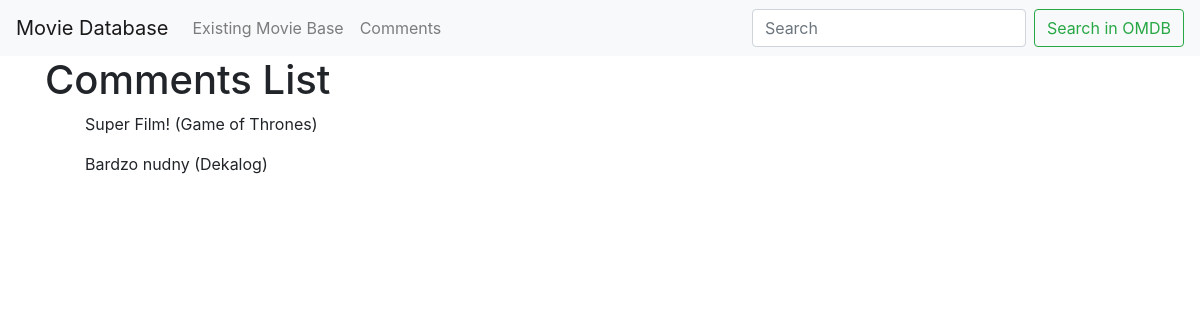
Page /allcomments/ on the earlier database version.
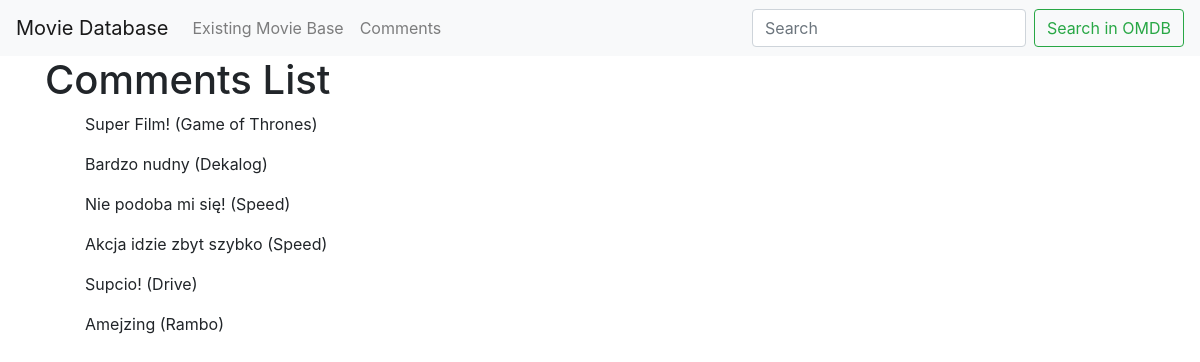
Same page on the later database version.
### movieapp/models.py (models this page shows, shortened)
class Comment(models.Model):
	body = models.TextField(max_length=200)
	movie = models.ForeignKey(Movie, related_name='comments', on_delete=models.CASCADE, null=True, blank=True)

class Movie(models.Model):
	title = models.CharField(max_length=50)
	data = JSONField(null=True)
	class Meta:
		ordering = ('title',)
	def __str__(self):
		return self.title

### movieapp/views.py (the view)
# urls.py: url(r'^allcomments/', views.allcomments, name='comment_list'),
def allcomments(request):
	comment_list = Comment.objects.all()
	return render(request, 'comment_list.html', {'comment_list': comment_list})

### movieapp/templates/comment_list.html
{% extends "base.html" %}
{% load static from staticfiles %}
{% block content %}
	<div class="container">
    <h1>Comments List</h1>
    {% if comment_list %}
    <ul>
      {% for comment in comment_list %}
        <p>{{ comment.body }} ({{ comment.movie }})</p>
      {% endfor %}
    </ul>
    {% else %}
      <p>There are no movies in the database.</p>
    {% endif %}
</div>
{% endblock %}

### movieapp/templates/base.html (shortened to what this page needs)
{% load static from staticfiles %}
<html lang="en">
<head>
    <link rel="stylesheet" href="https://maxcdn.bootstrapcdn.com/bootstrap/4.0.0/css/bootstrap.min.css">
</head>
<body>
  <nav class="navbar navbar-expand-lg navbar-light bg-light">
    <a class="navbar-brand" href="{% url 'homepage' %}">Movie Database</a>
    <div class="collapse navbar-collapse" id="navbarSupportedContent">
      <ul class="navbar-nav mr-auto">
        <li class="nav-item">
          <a class="nav-link" href="{% url 'movie_list' %}">Existing Movie Base</a>
        </li>
        <li class="nav-item">
          <a class="nav-link" href="{% url 'comment_list' %}">Comments</a>
        </li>
      </ul>
      <form method="GET" action="/search" class="form-inline my-2 my-lg-0">
        <input class="form-control mr-sm-2" type="search" placeholder="Search" aria-label="Search" name="searchTitle">
        <button class="btn btn-outline-success my-2 my-sm-0" type="submit">Search in OMDB</button>
      </form>
    </div>
  </nav>
  {% block content %}{% endblock %}
</body>
</html>

Differences in the rows shown:
added Comment: body "Nie podoba mi się!", movie "Speed"
added Comment: body "Akcja idzie zbyt szybko", movie "Speed"
added Comment: body "Supcio!", movie "Drive"
added Comment: body "Amejzing", movie "Rambo"
